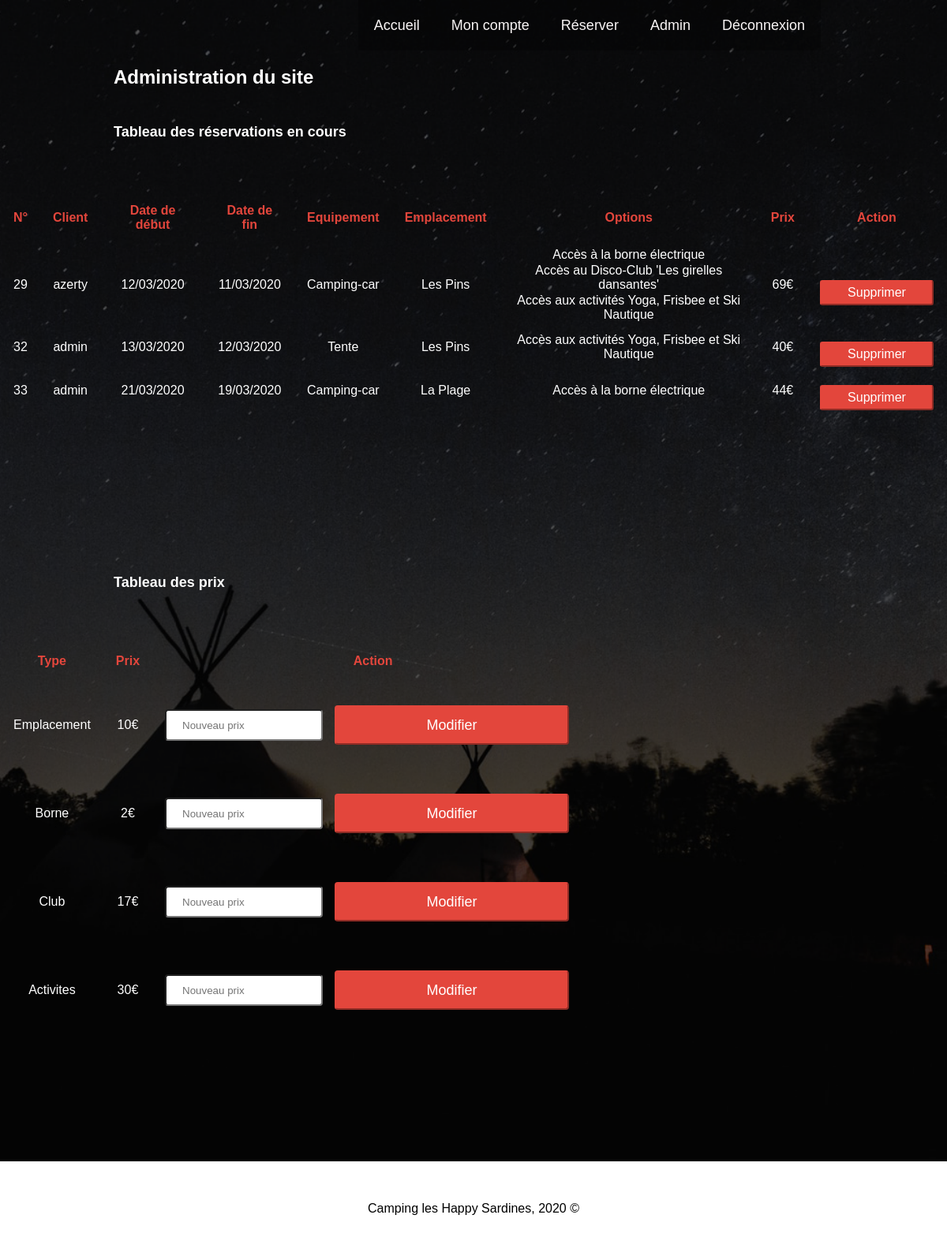
Page /admin.php (signed in) on the committed database.
### tables this page shows
CREATE TABLE IF NOT EXISTS `reservations` (
  `id` int(11) NOT NULL AUTO_INCREMENT,
  `debut` date NOT NULL,
  `fin` date NOT NULL,
  `nb_jours` int(11) NOT NULL,
  `id_utilisateur` int(11) NOT NULL,
  `id_emplacement` int(11) NOT NULL,
  `id_equipement` int(11) NOT NULL,
  `id_borne` int(11) NOT NULL,
  `id_club` int(11) NOT NULL,
  `id_activites` int(11) NOT NULL,
  `prix` int(11) NOT NULL,
  PRIMARY KEY (`id`)
);

CREATE TABLE IF NOT EXISTS `equipements` (
  `id` int(11) NOT NULL AUTO_INCREMENT,
  `nom` varchar(255) NOT NULL,
  `nb_emplacements` int(11) NOT NULL,
  PRIMARY KEY (`id`)
);

CREATE TABLE IF NOT EXISTS `emplacements` (
  `id` int(11) NOT NULL AUTO_INCREMENT,
  `nom` varchar(255) NOT NULL,
  PRIMARY KEY (`id`)
);

CREATE TABLE IF NOT EXISTS `prix` (
  `id` int(11) NOT NULL AUTO_INCREMENT,
  `nom` varchar(255) NOT NULL,
  `prix` int(11) NOT NULL,
  PRIMARY KEY (`id`)
);

### class/bdd.php (called while the page is built, shortened)
<?php
class bdd
{
    protected $connexion = "";
    private $result=[];
    public function connect()
    {
        $connect = mysqli_connect('localhost', 'root', '','camping');
        $this->connexion = $connect;
    }
    public function execute($query)
    {
            $execute=mysqli_query($this->connexion, $query);
            if(is_bool($execute))
            {
                $this->result=$execute;
            }
            else
            {
                $this->result=mysqli_fetch_all($execute);
            }
            return $this->result;
    }
}
?>

### class/reservation.php (called while the page is built, shortened)
<?php
class reservation extends user{
    private $date_arrivee=null;
    private $date_depart=null;
    private $emplacement=null;
    private $equipement=null;
    private $borne=null;
    private $club=null;
    private $activites=null;
    private $nb_emplacements=null;
    private $nb_jours=1;
    private $prix=null;
    public function setDate($arrivee,$depart)
    {
        $this->date_arrivee =$arrivee;
        $this->date_depart =$depart;
    }
    public function setNbJours()
    {
        $this->nb_jours = ((strtotime($this->date_depart)-strtotime($this->date_arrivee))/86400);
    }
    public function setEmplacement($emplacement)
    {
        $this->emplacement=$emplacement;
    }
    public function setEquipement($equipement)
    {
        $this->equipement =$equipement;
    }
    public function setOptions($borne,$club,$activites)
    {
        $this->borne =$borne;
        $this->club =$club;
        $this->activites =$activites;
    }
    public function setNbEmplacements()
    {
        $id_equipement=$this->equipement;
        $nb_emplacements=$this->execute("SELECT nb_emplacements FROM EQUIPEMENTS WHERE id=\"$id_equipement\"");
        $this->nb_emplacements=intval($nb_emplacements[0][0]);
    }
    public function setPrix()
    {
        $prix_emplacement=$this->execute("SELECT prix FROM PRIX WHERE nom=\"Emplacement\"");
        $prix_borne=$this->execute("SELECT prix FROM PRIX WHERE nom=\"Borne\"");
        $prix_club=$this->execute("SELECT prix FROM PRIX WHERE nom=\"Club\"");
        $prix_activites=$this->execute("SELECT prix FROM PRIX WHERE nom=\"Activites\"");
        $prix_emplacement=intval($prix_emplacement[0][0]);
        $prix_borne=intval($prix_borne[0][0]);
        $prix_club=intval($prix_club[0][0]);
        $prix_activites=intval($prix_activites[0][0]);
        $prix_jour=($this->nb_emplacements)*$prix_emplacement+$this->borne*$prix_borne+$this->club*$prix_club+$this->activites*$prix_activites;
        $this->prix=$prix_jour*$this->nb_jours;
        return $this->prix;
    }
    public function getDateArrivee($var=null)
    {
        if($var=="str")
        {
            return date("d/m/Y",strtotime($this->date_arrivee));
        }
        else
        {
            return $this->date_arrivee;
        }
    }
    public function getDateDepart($var=null)
    {
        if($var=="str")
        {
            return date("d/m/Y",strtotime($this->date_depart));
        }
        else
        {
            return $this->date_depart;
        }
    }
    public function getEmplacement($var=null)
    {
        if($var=="str")
        {
            $emplacement=$this->execute("SELECT * FROM EMPLACEMENTS WHERE id=$this->emplacement");
            return $emplacement[0][1];
        }
        else
        {
            return $this->emplacement;
        }
    }
    public function getEquipement($var=null)
    {
        if($var=="str")
        {
            $equipement=$this->execute("SELECT * FROM EQUIPEMENTS WHERE id=$this->equipement");
            return $equipement[0][1];
        }
        else
        {
            return $this->equipement;
        }
    }
    public function getBorne($var=null)
    {
        if($var=="str")
        {
            if($this->borne==1) return "Accès à la borne électrique";
        }
        else
        {
            return $this->borne;
        }
    }
    public function getClub($var=null)
    {
        if($var=="str")
        {
            if($this->club==1) return "Accès au Disco-Club 'Les girelles dansantes'";
        }
        else
        {
            return $this->club;
        }
    }
    public function getActivites($var=null)
    {
        if($var=="str")
        {
            if($this->activites==1) return "Accès aux activités Yoga, Frisbee et Ski Nautique";
        }
        else
        {
            return $this->activites;
        }
    }
    public function getPrix($var=null)
    {
        if($var==null)
        {
            return $this->prix;
        }
        else
        {
            return $this->prix;
        }
    }
}
    ?>

### admin.php (the view, shortened to what this page needs)
<?php
require 'class/bdd.php';
require 'class/reservation.php';
?>
<html>
<head>
        <link rel="stylesheet" href="css/style.css">
</head>
<body class="body2">
<?php require 'header.php'?>
<main>
<section class"admin">
    <h1 class="admin-titre"> Administration du site </h1>
<?php
$reservations=$_SESSION['bdd']->execute("SELECT * FROM reservations INNER JOIN utilisateurs ON reservations.id_utilisateur = utilisateurs.id WHERE `fin`> CURDATE()");
?>
<h2 class="admin-sous-titre">Tableau des réservations en cours</h2>
<table>
<thead>
    <tr>
        <th>N°</th>
        <th>Client</th>
        <th>Date de début</th>
        <th>Date de fin</th>
        <th>Equipement</th>
        <th>Emplacement</th>
        <th>Options</th>
        <th>Prix</th>
        <th>Action</th>
    </tr>
</thead>
<tbody>
<?php
for($i=0;$i<count($reservations);$i++)
{
    $id_reservation[$i]=$reservations[$i][0];
    $login_reservation[$i]=$reservations[$i][12];
    $reservation[$i]=new reservation();
    $reservation[$i]->setDate($reservations[$i][1],$reservations[$i][2]);
    $reservation[$i]->setNbJours();
    $reservation[$i]->setEmplacement($reservations[$i][5]);
    $reservation[$i]->setEquipement($reservations[$i][6]);
    $reservation[$i]->setNbEmplacements();
    $reservation[$i]->setOptions($reservations[$i][7],$reservations[$i][8],$reservations[$i][9]);
    $reservation[$i]->setPrix($reservations[$i][10]);
?>
    <tr>
    <td><?php echo $id_reservation[$i] ?> </td>
    <td><?php echo $login_reservation[$i]; ?> </td>
    <td><?php echo $reservation[$i]->getDateDepart("str"); ?> </td>
    <td><?php echo $reservation[$i]->getDateArrivee("str"); ?> </td>
    <td><?php echo $reservation[$i]->getEquipement("str"); ?> </td>
    <td><?php echo $reservation[$i]->getEmplacement("str"); ?> </td>
    <td><?php echo '<p>'.$reservation[$i]->getBorne("str").'</p><p>'.$reservation[$i]->getClub("str").'</p><p>'.$reservation[$i]->getActivites("str").'</p>' ?> </td>
    <td><?php echo $reservation[$i]->getPrix("str")."€"; ?> </td>
    <td>
    <form method="post" action="admin.php" id="suppression">
    <button type="submit" class="le-bouton3" name="resat" value ="<?php echo $id_reservation[$i];?>">Supprimer</button></form>
    </td>
    </tr>
<?php
}
?>
</tbody>
</table>
<h2 class="admin-sous-titre">Tableau des prix</h2>
<?php
$price=$_SESSION['bdd']->execute("SELECT prix,nom,id FROM prix");
?>
<table class="le-tableau2">
<thead>
    <tr>
        <th>Type</th>
        <th>Prix</th>
        <th>Action</th>
    </tr>
</thead>
<tbody>
<?php
foreach($price as $price3)
{
?>
    <tr>
    <td><?php echo $price3[1] ; ?> </td>
    <td><?php echo $price3[0].'€'; ?> </td>
    <td>
    <form method="post" action="admin.php" id="modifier_prix">
    <input type="text" placeholder="Nouveau prix" class="largeur2" name="<?php echo $price3[2] ;?>" value ="">
    <input type="submit" id="submit" name="price<?php echo $price3[2];?>" value="Modifier"/>
    </form>
    </td>
    </tr>
    <?php
}
    ?>
    </tbody>
    </table>
</section>
</main>
<?php require 'footer.php'?>
</body>
</html>

### header.php (shortened to what this page needs)
<header>
<?php
if (isset($_SESSION['login']))
 {
?>
<nav>
    <ul>
        <li><a href="index.php">Accueil</a></li>
        <li><a href="profil.php">Mon compte</a></li>
        <li><a href="reservation-form.php">Réserver</a></li>
        <?php
        if(isset($_SESSION['role'])){
        ?>
        <li><a href="admin.php">Admin</a>
            <?php
        }
        ?>
        <li><a href="deconnexion.php">Déconnexion</a></li>
    </ul>
 </nav>
<?php
 }
?>
</header>

### footer.php
<footer>
<p>Camping les Happy Sardines, 2020 ©</p>
</footer>

### css/style.css (style rules this page uses)
html { margin:0; padding: 0; }
body { margin:0; padding:0; }
.body2 { background-image: url("fond.png"); background-repeat: no-repeat; background-position: center; background-size: cover; }
button { font-size: 20px; }
a { color:black; text-decoration: none; }
input[type="submit"] { cursor:pointer; display: flex; flex-direction: row; justify-content: center; margin:15px; background-color: #E3463C; border-color: #E3463C; text-decoration: none; width: 297px; height: 50px; text-align:center; color: white; border-radius: 4px; font-family: "Helvetica"; font-size: 18px; }
header { display: flex; flex-direction: row; align-content: center; justify-content: flex-end; align-items: center; margin-right: 10em; }
header nav { display: flex; height:8vh; align-items: center; background-color: rgba(0, 0, 0, 0.308); }
header ul { display: flex; flex-direction: row; list-style-type: none; padding-inline-start: 0; }
header li { padding: 0 20px; }
header li a { font-size: 18px; color: #faf6f6; text-decoration: none; font-family: 'Helvetica'; }
footer { font-family: 'Helvetica'; display: flex; background-color: white; background-position: center; background-size: cover; height: 15vh; align-content: center; align-items:center; justify-content: center; }
table { color: white; padding-bottom: 10em; margin-top: 2em; }
table p { margin:2px; }
th { font-family: "Helvetica"; color: #E3463C; padding-right: 15px; padding-left: 15px; padding-bottom: 15px; }
td { color: white; font-family: "Helvetica"; text-align: center; padding-right: 15px; padding-left: 15px; }
form { margin: 0px; }
.admin-titre { margin-left: 6em; font-family: "Helvetica"; color: white; }
.admin-sous-titre { margin-left: 8em; margin-top: 2.5em; padding-bottom: 2.5em; font-family: "Helvetica"; color: white; font-size: 18px; }
.largeur2 { width: 15em; height: 3em; padding-left: 1.5em; font-family: "Helvetica"; border-radius: 4px; margin:auto; }
.le-bouton3 { background-color: #E3463C; border-color: #E3463C; color: white; font-family: "Helvetica"; font-size: 16px; height: 2em; width: 9em; margin-top: 1.2em; border-radius: 0.2em; }
#modifier_prix { display: flex; flex-direction: row; }
.le-tableau2 { justify-content: center; justify-items: center; align-items: center; align-content: center; }
.le-tableau2 td { padding:15px; }

### rows in the picture
reservations: i "29", i "azerty", fin "12/03/2020", debut "11/03/2020", id_equipement.nom "Camping-car", id_emplacement.nom "Les Pins", id_borne "Accès à la borne électrique", id_club "Accès au Disco-Club 'Les girelles dansantes'", id_activites "Accès aux activités Yoga, Frisbee et Ski Nautique", prix "69"
reservations: fin "13/03/2020", debut "12/03/2020", id_activites "Accès aux activités Yoga, Frisbee et Ski Nautique", prix "40"
equipements: nom "Tente"
emplacements: nom "Les Pins"
reservations: fin "21/03/2020", debut "19/03/2020", id_borne "Accès à la borne électrique", prix "44"
equipements: nom "Camping-car"
emplacements: nom "La Plage"
prix: nom "Emplacement", prix "10"
prix: nom "Borne", prix "2"
prix: nom "Club", prix "17"
prix: nom "Activites", prix "30"

### other values in the picture
$id_reservation[$i] "32"
$login_reservation[$i] "admin"
$id_reservation[$i] "33"
